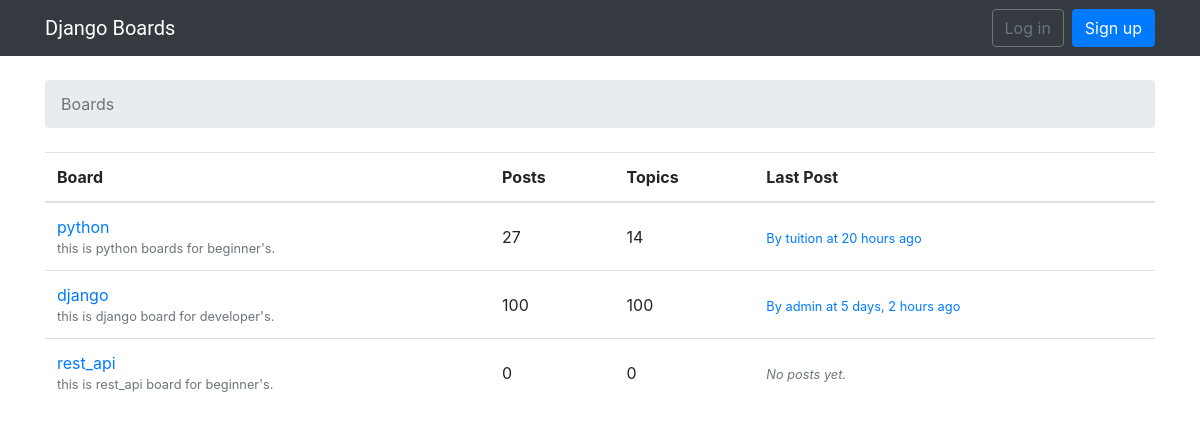
The page / on the database its author committed.
### boards/models.py (models this page shows, shortened)
class Board(models.Model):
    name = models.CharField(max_length=30, unique=True)
    description = models.CharField(max_length=100)
    def get_posts_count(self):
        return Post.objects.filter(topic__board=self).count()
    def get_last_post(self):
        return Post.objects.filter(topic__board=self).order_by('-created_at').first()

class Post(models.Model):
    message = models.TextField(max_length=4000)
    topic = models.ForeignKey(Topic, on_delete=models.CASCADE, related_name='posts')
    created_at = models.DateTimeField(auto_now_add=True)
    updated_at = models.DateTimeField(null=True)
    created_by = models.ForeignKey(User, on_delete=models.CASCADE, related_name='posts')
    updated_by = models.ForeignKey(User, null=True, on_delete=models.CASCADE, related_name='+')

### boards/views.py (the view)
# urls.py: path('', views.BoardListView.as_view(), name='board_list'),
class BoardListView(ListView):
    model = Board
    context_object_name = 'boards'
    template_name = 'boards/board_list.html'

### templates/boards/board_list.html
{% extends 'base.html' %}
{% load humanize %}
{% block breadcrumb %}
  <li class="breadcrumb-item active">Boards</li>
{% endblock %}
{% block content %}
<table class="table">
  <thead class="thead-inverse">
    <tr>
      <th>Board</th>
      <th>Posts</th>
      <th>Topics</th>
      <th>Last Post</th>
    </tr>
  </thead>
  <tbody>
    {% for board in boards %}
      <tr>
        <td>
          <a href="{% url 'topic_list' board.pk %}">{{ board.name }}</a>
          <small class="text-muted d-block">{{ board.description }}</small>
        </td>
        <td class="align-middle">
          {{ board.get_posts_count }}
        </td>
        <td class="align-middle">
          {{ board.topics.count }}
        </td>
        <td class="align-middle">
          {% with post=board.get_last_post %}
          {% if post %}
          <small>
            <a href="{% url 'post_list' board.pk post.topic.pk %}">
              By {{ post.created_by.username }} at {{ post.created_at|naturaltime }}
            </a>
          </small>
        {% else %}
          <small class="text-muted">
            <em>No posts yet.</em>
          </small>
        {% endif %}
          {% endwith %}
        </td>
      </tr>
    {% endfor %}
  </tbody>
</table>
{% endblock %}

### rows shown on the page
Board: name "python", description "this is python boards for beginner's.", get_posts_count "27", topics.count "14", get_last_post.created_by.username "tuition", get_last_post.created_at "20 hours ago"
Board: name "django", description "this is django board for developer's.", get_posts_count "100", topics.count "100", get_last_post.created_by.username "admin", get_last_post.created_at "5 days, 2 hours ago"
Board: name "rest_api", description "this is rest_api board for beginner's.", get_posts_count "0", topics.count "0", shows "No posts yet."
